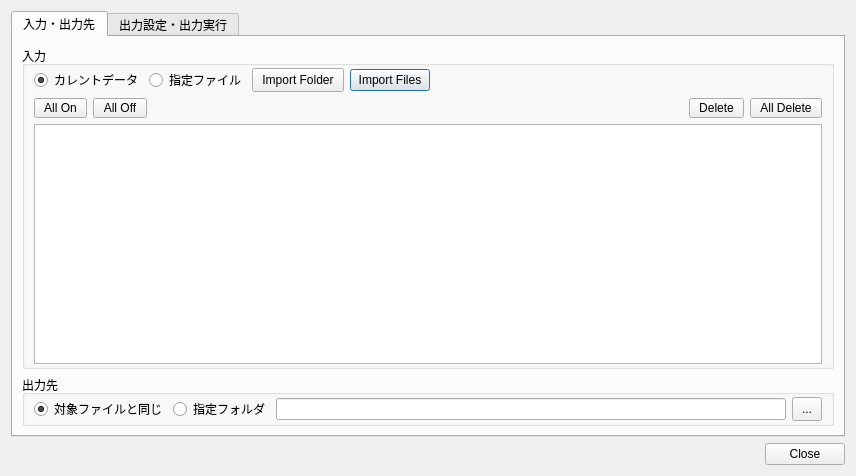
<?xml version="1.0" encoding="UTF-8"?>
<ui version="4.0">
 <class>VoxOutputDlg</class>
 <widget class="QDialog" name="VoxOutputDlg">
  <property name="geometry">
   <rect>
    <x>0</x>
    <y>0</y>
    <width>856</width>
    <height>476</height>
   </rect>
  </property>
  <property name="windowTitle">
   <string>Vox Image Output</string>
  </property>
  <layout class="QVBoxLayout" name="verticalLayout">
   <item>
    <widget class="CustomTabWidget" name="tabWidget_base">
     <property name="currentIndex">
      <number>0</number>
     </property>
     <widget class="QWidget" name="tab_input">
      <attribute name="title">
       <string>入力・出力先</string>
      </attribute>
      <layout class="QVBoxLayout" name="verticalLayout_3">
       <item>
        <widget class="QGroupBox" name="groupBox_target">
         <property name="title">
          <string>入力</string>
         </property>
         <layout class="QGridLayout" name="gridLayout_3">
          <property name="topMargin">
           <number>2</number>
          </property>
          <property name="bottomMargin">
           <number>2</number>
          </property>
          <item row="0" column="0">
           <layout class="QGridLayout" name="gridLayout_8">
            <property name="leftMargin">
             <number>0</number>
            </property>
            <property name="topMargin">
             <number>0</number>
            </property>
            <item row="0" column="3">
             <widget class="QPushButton" name="pushButton_target_import_files">
              <property name="text">
               <string>Import Files</string>
              </property>
             </widget>
            </item>
            <item row="0" column="4">
             <spacer name="horizontalSpacer_8">
              <property name="orientation">
               <enum>Qt::Horizontal</enum>
              </property>
              <property name="sizeHint" stdset="0">
               <size>
                <width>40</width>
                <height>20</height>
               </size>
              </property>
             </spacer>
            </item>
            <item row="0" column="2">
             <widget class="QPushButton" name="pushButton_target_import_folder">
              <property name="sizePolicy">
               <sizepolicy hsizetype="Preferred" vsizetype="Preferred">
                <horstretch>0</horstretch>
                <verstretch>0</verstretch>
               </sizepolicy>
              </property>
              <property name="styleSheet">
               <string notr="true">padding-left: 9px; padding-right: 9px</string>
              </property>
              <property name="text">
               <string>Import Folder</string>
              </property>
             </widget>
            </item>
            <item row="0" column="0">
             <widget class="QRadioButton" name="radioButton_target_current">
              <property name="text">
               <string>カレントデータ</string>
              </property>
              <property name="checked">
               <bool>true</bool>
              </property>
              <attribute name="buttonGroup">
               <string notr="true">buttonGroup</string>
              </attribute>
             </widget>
            </item>
            <item row="0" column="1">
             <widget class="QRadioButton" name="radioButton_target_folder">
              <property name="text">
               <string>指定ファイル</string>
              </property>
              <attribute name="buttonGroup">
               <string notr="true">buttonGroup</string>
              </attribute>
             </widget>
            </item>
           </layout>
          </item>
          <item row="1" column="0">
           <layout class="QGridLayout" name="gridLayout_18">
            <property name="topMargin">
             <number>0</number>
            </property>
            <item row="0" column="0">
             <layout class="QHBoxLayout" name="horizontalLayout_5">
              <property name="topMargin">
               <number>0</number>
              </property>
              <item>
               <widget class="QPushButton" name="pushButton_target_list_all_on">
                <property name="sizePolicy">
                 <sizepolicy hsizetype="Minimum" vsizetype="Preferred">
                  <horstretch>0</horstretch>
                  <verstretch>0</verstretch>
                 </sizepolicy>
                </property>
                <property name="styleSheet">
                 <string notr="true">padding-left: 9px; padding-right: 9px</string>
                </property>
                <property name="text">
                 <string>All On</string>
                </property>
               </widget>
              </item>
              <item>
               <widget class="QPushButton" name="pushButton_target_list_all_off">
                <property name="sizePolicy">
                 <sizepolicy hsizetype="Minimum" vsizetype="Preferred">
                  <horstretch>0</horstretch>
                  <verstretch>0</verstretch>
                 </sizepolicy>
                </property>
                <property name="styleSheet">
                 <string notr="true">padding-left: 9px; padding-right: 9px</string>
                </property>
                <property name="text">
                 <string>All Off</string>
                </property>
               </widget>
              </item>
              <item>
               <spacer name="horizontalSpacer_9">
                <property name="orientation">
                 <enum>Qt::Horizontal</enum>
                </property>
                <property name="sizeHint" stdset="0">
                 <size>
                  <width>40</width>
                  <height>20</height>
                 </size>
                </property>
               </spacer>
              </item>
              <item>
               <widget class="QPushButton" name="pushButton_target_list_delete">
                <property name="sizePolicy">
                 <sizepolicy hsizetype="Minimum" vsizetype="Preferred">
                  <horstretch>0</horstretch>
                  <verstretch>0</verstretch>
                 </sizepolicy>
                </property>
                <property name="styleSheet">
                 <string notr="true">padding-left: 9px; padding-right: 9px</string>
                </property>
                <property name="text">
                 <string>Delete</string>
                </property>
               </widget>
              </item>
              <item>
               <widget class="QPushButton" name="pushButton_target_list_all_delete">
                <property name="sizePolicy">
                 <sizepolicy hsizetype="Minimum" vsizetype="Preferred">
                  <horstretch>0</horstretch>
                  <verstretch>0</verstretch>
                 </sizepolicy>
                </property>
                <property name="styleSheet">
                 <string notr="true">padding-left: 9px; padding-right: 9px</string>
                </property>
                <property name="text">
                 <string>All Delete</string>
                </property>
               </widget>
              </item>
             </layout>
            </item>
            <item row="1" column="0">
             <widget class="CustomTableWidget" name="tableWidget_target_list"/>
            </item>
           </layout>
          </item>
         </layout>
        </widget>
       </item>
       <item>
        <widget class="QGroupBox" name="groupBox_output2d_output">
         <property name="sizePolicy">
          <sizepolicy hsizetype="Preferred" vsizetype="Preferred">
           <horstretch>0</horstretch>
           <verstretch>0</verstretch>
          </sizepolicy>
         </property>
         <property name="title">
          <string>出力先</string>
         </property>
         <layout class="QGridLayout" name="gridLayout_5">
          <property name="topMargin">
           <number>2</number>
          </property>
          <property name="bottomMargin">
           <number>2</number>
          </property>
          <item row="0" column="0">
           <layout class="QGridLayout" name="gridLayout_10">
            <property name="topMargin">
             <number>0</number>
            </property>
            <item row="0" column="2">
             <widget class="CustomLineEdit" name="lineEdit_output2d_output_folder">
              <property name="sizePolicy">
               <sizepolicy hsizetype="MinimumExpanding" vsizetype="Fixed">
                <horstretch>0</horstretch>
                <verstretch>0</verstretch>
               </sizepolicy>
              </property>
             </widget>
            </item>
            <item row="0" column="0">
             <widget class="QRadioButton" name="radioButton_output2d_output_target">
              <property name="text">
               <string>対象ファイルと同じ</string>
              </property>
              <property name="checked">
               <bool>true</bool>
              </property>
              <attribute name="buttonGroup">
               <string notr="true">buttonGroup_3</string>
              </attribute>
             </widget>
            </item>
            <item row="0" column="1">
             <widget class="QRadioButton" name="radioButton_output2d_output_folder">
              <property name="text">
               <string>指定フォルダ</string>
              </property>
              <attribute name="buttonGroup">
               <string notr="true">buttonGroup_3</string>
              </attribute>
             </widget>
            </item>
            <item row="0" column="3">
             <widget class="QPushButton" name="pushButton_output2d_output_folder">
              <property name="sizePolicy">
               <sizepolicy hsizetype="Minimum" vsizetype="Minimum">
                <horstretch>0</horstretch>
                <verstretch>0</verstretch>
               </sizepolicy>
              </property>
              <property name="styleSheet">
               <string notr="true">padding-left: 9px; padding-right: 9px</string>
              </property>
              <property name="text">
               <string>...</string>
              </property>
             </widget>
            </item>
           </layout>
          </item>
         </layout>
        </widget>
       </item>
      </layout>
     </widget>
     <widget class="QWidget" name="tab_output">
      <attribute name="title">
       <string>出力設定・出力実行</string>
      </attribute>
      <layout class="QVBoxLayout" name="verticalLayout_4">
       <item>
        <widget class="QGroupBox" name="gb_select_serface">
         <property name="sizePolicy">
          <sizepolicy hsizetype="Preferred" vsizetype="Fixed">
           <horstretch>0</horstretch>
           <verstretch>0</verstretch>
          </sizepolicy>
         </property>
         <property name="minimumSize">
          <size>
           <width>300</width>
           <height>125</height>
          </size>
         </property>
         <property name="title">
          <string>対象面</string>
         </property>
         <property name="flat">
          <bool>false</bool>
         </property>
         <layout class="QGridLayout" name="gridLayout" rowminimumheight="0">
          <property name="sizeConstraint">
           <enum>QLayout::SetDefaultConstraint</enum>
          </property>
          <property name="topMargin">
           <number>0</number>
          </property>
          <property name="bottomMargin">
           <number>4</number>
          </property>
          <item row="0" column="1">
           <layout class="QGridLayout" name="gridLayout_7">
            <property name="sizeConstraint">
             <enum>QLayout::SetDefaultConstraint</enum>
            </property>
            <property name="leftMargin">
             <number>0</number>
            </property>
            <property name="topMargin">
             <number>0</number>
            </property>
            <item row="2" column="8">
             <widget class="QDoubleSpinBox" name="sp_step_yz">
              <property name="sizePolicy">
               <sizepolicy hsizetype="Minimum" vsizetype="Preferred">
                <horstretch>0</horstretch>
                <verstretch>0</verstretch>
               </sizepolicy>
              </property>
              <property name="decimals">
               <number>0</number>
              </property>
              <property name="maximum">
               <double>1000000.000000000000000</double>
              </property>
             </widget>
            </item>
            <item row="0" column="1">
             <widget class="QRadioButton" name="radioButton_opt_real_scale">
              <property name="text">
               <string>実スケール</string>
              </property>
              <attribute name="buttonGroup">
               <string notr="true">buttonGroup_4</string>
              </attribute>
             </widget>
            </item>
            <item row="3" column="8">
             <widget class="QDoubleSpinBox" name="sp_step_xy">
              <property name="sizePolicy">
               <sizepolicy hsizetype="Minimum" vsizetype="Preferred">
                <horstretch>0</horstretch>
                <verstretch>0</verstretch>
               </sizepolicy>
              </property>
              <property name="decimals">
               <number>0</number>
              </property>
              <property name="maximum">
               <double>1000000.000000000000000</double>
              </property>
             </widget>
            </item>
            <item row="1" column="9">
             <widget class="QPushButton" name="pushButton_setminmax_xz">
              <property name="sizePolicy">
               <sizepolicy hsizetype="Minimum" vsizetype="Preferred">
                <horstretch>0</horstretch>
                <verstretch>0</verstretch>
               </sizepolicy>
              </property>
              <property name="minimumSize">
               <size>
                <width>0</width>
                <height>20</height>
               </size>
              </property>
              <property name="text">
               <string>Set MinMax</string>
              </property>
             </widget>
            </item>
            <item row="0" column="7">
             <widget class="QLabel" name="lb_max">
              <property name="text">
               <string>Max</string>
              </property>
             </widget>
            </item>
            <item row="0" column="9">
             <widget class="QPushButton" name="pushButton_setminmax_all">
              <property name="minimumSize">
               <size>
                <width>0</width>
                <height>20</height>
               </size>
              </property>
              <property name="text">
               <string>Set All</string>
              </property>
             </widget>
            </item>
            <item row="3" column="4">
             <widget class="QPushButton" name="pb_add_xy">
              <property name="sizePolicy">
               <sizepolicy hsizetype="Fixed" vsizetype="Preferred">
                <horstretch>0</horstretch>
                <verstretch>0</verstretch>
               </sizepolicy>
              </property>
              <property name="minimumSize">
               <size>
                <width>0</width>
                <height>20</height>
               </size>
              </property>
              <property name="font">
               <font>
                <family>Meiryo UI</family>
                <pointsize>10</pointsize>
                <bold>false</bold>
               </font>
              </property>
              <property name="styleSheet">
               <string notr="true">padding-left: 9px; padding-right: 9px</string>
              </property>
              <property name="text">
               <string>←</string>
              </property>
             </widget>
            </item>
            <item row="2" column="0">
             <widget class="QCheckBox" name="cb_yz">
              <property name="sizePolicy">
               <sizepolicy hsizetype="Fixed" vsizetype="Fixed">
                <horstretch>0</horstretch>
                <verstretch>0</verstretch>
               </sizepolicy>
              </property>
              <property name="minimumSize">
               <size>
                <width>0</width>
                <height>20</height>
               </size>
              </property>
              <property name="text">
               <string>YZ面   X</string>
              </property>
             </widget>
            </item>
            <item row="2" column="1" colspan="3">
             <widget class="QLineEdit" name="le_yz">
              <property name="sizePolicy">
               <sizepolicy hsizetype="MinimumExpanding" vsizetype="Fixed">
                <horstretch>0</horstretch>
                <verstretch>0</verstretch>
               </sizepolicy>
              </property>
              <property name="minimumSize">
               <size>
                <width>0</width>
                <height>20</height>
               </size>
              </property>
              <property name="clearButtonEnabled">
               <bool>true</bool>
              </property>
             </widget>
            </item>
            <item row="1" column="0">
             <widget class="QCheckBox" name="cb_xz">
              <property name="sizePolicy">
               <sizepolicy hsizetype="Fixed" vsizetype="Fixed">
                <horstretch>0</horstretch>
                <verstretch>0</verstretch>
               </sizepolicy>
              </property>
              <property name="minimumSize">
               <size>
                <width>0</width>
                <height>20</height>
               </size>
              </property>
              <property name="text">
               <string>XZ面   Y</string>
              </property>
             </widget>
            </item>
            <item row="1" column="8">
             <widget class="QDoubleSpinBox" name="sp_step_xz">
              <property name="sizePolicy">
               <sizepolicy hsizetype="Minimum" vsizetype="Preferred">
                <horstretch>0</horstretch>
                <verstretch>0</verstretch>
               </sizepolicy>
              </property>
              <property name="decimals">
               <number>0</number>
              </property>
              <property name="maximum">
               <double>1000000.000000000000000</double>
              </property>
             </widget>
            </item>
            <item row="3" column="5">
             <widget class="QDoubleSpinBox" name="sp_min_xy">
              <property name="sizePolicy">
               <sizepolicy hsizetype="Minimum" vsizetype="Preferred">
                <horstretch>0</horstretch>
                <verstretch>0</verstretch>
               </sizepolicy>
              </property>
              <property name="decimals">
               <number>0</number>
              </property>
              <property name="maximum">
               <double>1000000.000000000000000</double>
              </property>
             </widget>
            </item>
            <item row="3" column="1" colspan="3">
             <widget class="QLineEdit" name="le_xy">
              <property name="sizePolicy">
               <sizepolicy hsizetype="MinimumExpanding" vsizetype="Fixed">
                <horstretch>0</horstretch>
                <verstretch>0</verstretch>
               </sizepolicy>
              </property>
              <property name="minimumSize">
               <size>
                <width>0</width>
                <height>20</height>
               </size>
              </property>
              <property name="clearButtonEnabled">
               <bool>true</bool>
              </property>
             </widget>
            </item>
            <item row="0" column="8">
             <widget class="QLabel" name="lb_step">
              <property name="text">
               <string>Step</string>
              </property>
             </widget>
            </item>
            <item row="2" column="5">
             <widget class="QDoubleSpinBox" name="sp_min_yz">
              <property name="sizePolicy">
               <sizepolicy hsizetype="Minimum" vsizetype="Preferred">
                <horstretch>0</horstretch>
                <verstretch>0</verstretch>
               </sizepolicy>
              </property>
              <property name="decimals">
               <number>0</number>
              </property>
              <property name="maximum">
               <double>1000000.000000000000000</double>
              </property>
             </widget>
            </item>
            <item row="1" column="4">
             <widget class="QPushButton" name="pb_add_xz">
              <property name="sizePolicy">
               <sizepolicy hsizetype="Fixed" vsizetype="Preferred">
                <horstretch>0</horstretch>
                <verstretch>0</verstretch>
               </sizepolicy>
              </property>
              <property name="minimumSize">
               <size>
                <width>0</width>
                <height>20</height>
               </size>
              </property>
              <property name="font">
               <font>
                <family>Meiryo UI</family>
                <pointsize>10</pointsize>
                <bold>false</bold>
               </font>
              </property>
              <property name="styleSheet">
               <string notr="true">padding-left: 9px; padding-right: 9px</string>
              </property>
              <property name="text">
               <string>←</string>
              </property>
             </widget>
            </item>
            <item row="0" column="3">
             <spacer name="horizontalSpacer">
              <property name="orientation">
               <enum>Qt::Horizontal</enum>
              </property>
              <property name="sizeHint" stdset="0">
               <size>
                <width>0</width>
                <height>20</height>
               </size>
              </property>
             </spacer>
            </item>
            <item row="1" column="5">
             <widget class="QDoubleSpinBox" name="sp_min_xz">
              <property name="sizePolicy">
               <sizepolicy hsizetype="Fixed" vsizetype="Preferred">
                <horstretch>0</horstretch>
                <verstretch>0</verstretch>
               </sizepolicy>
              </property>
              <property name="minimumSize">
               <size>
                <width>0</width>
                <height>0</height>
               </size>
              </property>
              <property name="decimals">
               <number>0</number>
              </property>
              <property name="maximum">
               <double>1000000.000000000000000</double>
              </property>
             </widget>
            </item>
            <item row="0" column="2">
             <widget class="QRadioButton" name="radioButton_opt_cell_scale">
              <property name="text">
               <string>grid</string>
              </property>
              <attribute name="buttonGroup">
               <string notr="true">buttonGroup_4</string>
              </attribute>
             </widget>
            </item>
            <item row="1" column="7">
             <widget class="QDoubleSpinBox" name="sp_max_xz">
              <property name="sizePolicy">
               <sizepolicy hsizetype="Minimum" vsizetype="Preferred">
                <horstretch>0</horstretch>
                <verstretch>0</verstretch>
               </sizepolicy>
              </property>
              <property name="decimals">
               <number>0</number>
              </property>
              <property name="maximum">
               <double>1000000.000000000000000</double>
              </property>
             </widget>
            </item>
            <item row="1" column="1" colspan="3">
             <widget class="QLineEdit" name="le_xz">
              <property name="sizePolicy">
               <sizepolicy hsizetype="MinimumExpanding" vsizetype="Fixed">
                <horstretch>0</horstretch>
                <verstretch>0</verstretch>
               </sizepolicy>
              </property>
              <property name="minimumSize">
               <size>
                <width>0</width>
                <height>20</height>
               </size>
              </property>
              <property name="clearButtonEnabled">
               <bool>true</bool>
              </property>
             </widget>
            </item>
            <item row="2" column="4">
             <widget class="QPushButton" name="pb_add_yz">
              <property name="sizePolicy">
               <sizepolicy hsizetype="Fixed" vsizetype="Preferred">
                <horstretch>0</horstretch>
                <verstretch>0</verstretch>
               </sizepolicy>
              </property>
              <property name="minimumSize">
               <size>
                <width>0</width>
                <height>20</height>
               </size>
              </property>
              <property name="font">
               <font>
                <family>Meiryo UI</family>
                <pointsize>10</pointsize>
                <bold>false</bold>
               </font>
              </property>
              <property name="styleSheet">
               <string notr="true">padding-left: 9px; padding-right: 9px</string>
              </property>
              <property name="text">
               <string>←</string>
              </property>
             </widget>
            </item>
            <item row="3" column="0">
             <widget class="QCheckBox" name="cb_xy">
              <property name="sizePolicy">
               <sizepolicy hsizetype="Fixed" vsizetype="Fixed">
                <horstretch>0</horstretch>
                <verstretch>0</verstretch>
               </sizepolicy>
              </property>
              <property name="minimumSize">
               <size>
                <width>0</width>
                <height>20</height>
               </size>
              </property>
              <property name="text">
               <string>XY面   Z</string>
              </property>
             </widget>
            </item>
            <item row="2" column="9">
             <widget class="QPushButton" name="pushButton_setminmax_yz">
              <property name="sizePolicy">
               <sizepolicy hsizetype="Minimum" vsizetype="Preferred">
                <horstretch>0</horstretch>
                <verstretch>0</verstretch>
               </sizepolicy>
              </property>
              <property name="minimumSize">
               <size>
                <width>0</width>
                <height>20</height>
               </size>
              </property>
              <property name="text">
               <string>Set MinMax</string>
              </property>
             </widget>
            </item>
            <item row="3" column="7">
             <widget class="QDoubleSpinBox" name="sp_max_xy">
              <property name="sizePolicy">
               <sizepolicy hsizetype="Minimum" vsizetype="Preferred">
                <horstretch>0</horstretch>
                <verstretch>0</verstretch>
               </sizepolicy>
              </property>
              <property name="decimals">
               <number>0</number>
              </property>
              <property name="maximum">
               <double>1000000.000000000000000</double>
              </property>
             </widget>
            </item>
            <item row="0" column="5">
             <widget class="QLabel" name="lb_min">
              <property name="sizePolicy">
               <sizepolicy hsizetype="Preferred" vsizetype="Fixed">
                <horstretch>0</horstretch>
                <verstretch>0</verstretch>
               </sizepolicy>
              </property>
              <property name="text">
               <string>Min</string>
              </property>
             </widget>
            </item>
            <item row="3" column="9">
             <widget class="QPushButton" name="pushButton_setminmax_xy">
              <property name="sizePolicy">
               <sizepolicy hsizetype="Minimum" vsizetype="Preferred">
                <horstretch>0</horstretch>
                <verstretch>0</verstretch>
               </sizepolicy>
              </property>
              <property name="minimumSize">
               <size>
                <width>0</width>
                <height>20</height>
               </size>
              </property>
              <property name="text">
               <string>Set MinMax</string>
              </property>
             </widget>
            </item>
            <item row="2" column="7">
             <widget class="QDoubleSpinBox" name="sp_max_yz">
              <property name="sizePolicy">
               <sizepolicy hsizetype="Minimum" vsizetype="Preferred">
                <horstretch>0</horstretch>
                <verstretch>0</verstretch>
               </sizepolicy>
              </property>
              <property name="decimals">
               <number>0</number>
              </property>
              <property name="maximum">
               <double>1000000.000000000000000</double>
              </property>
             </widget>
            </item>
           </layout>
          </item>
         </layout>
        </widget>
       </item>
       <item>
        <widget class="QGroupBox" name="groupBox_2">
         <property name="title">
          <string>Output Setting</string>
         </property>
         <layout class="QGridLayout" name="gridLayout_17">
          <property name="topMargin">
           <number>3</number>
          </property>
          <property name="bottomMargin">
           <number>3</number>
          </property>
          <item row="0" column="0">
           <layout class="QGridLayout" name="gridLayout_11">
            <property name="topMargin">
             <number>0</number>
            </property>
            <item row="1" column="0">
             <widget class="QGroupBox" name="groupBox_picture_format">
              <property name="title">
               <string>Image Format</string>
              </property>
              <layout class="QVBoxLayout" name="verticalLayout_2">
               <item>
                <widget class="QRadioButton" name="radioButton_pictureformat_png">
                 <property name="text">
                  <string>png</string>
                 </property>
                 <property name="checked">
                  <bool>true</bool>
                 </property>
                 <attribute name="buttonGroup">
                  <string notr="true">buttonGroup_2</string>
                 </attribute>
                </widget>
               </item>
               <item>
                <widget class="QRadioButton" name="radioButton_pictureformat_jpg">
                 <property name="text">
                  <string>jpg</string>
                 </property>
                 <attribute name="buttonGroup">
                  <string notr="true">buttonGroup_2</string>
                 </attribute>
                </widget>
               </item>
               <item>
                <widget class="QRadioButton" name="radioButton_pictureformat_bmp">
                 <property name="text">
                  <string>bmp</string>
                 </property>
                 <attribute name="buttonGroup">
                  <string notr="true">buttonGroup_2</string>
                 </attribute>
                </widget>
               </item>
               <item>
                <spacer name="verticalSpacer_2">
                 <property name="orientation">
                  <enum>Qt::Vertical</enum>
                 </property>
                 <property name="sizeHint" stdset="0">
                  <size>
                   <width>20</width>
                   <height>0</height>
                  </size>
                 </property>
                </spacer>
               </item>
              </layout>
             </widget>
            </item>
            <item row="1" column="1">
             <widget class="QGroupBox" name="groupBox_picture_size">
              <property name="title">
               <string>Image Size</string>
              </property>
              <layout class="QGridLayout" name="gridLayout_14">
               <item row="3" column="1">
                <widget class="QLabel" name="label_5">
                 <property name="text">
                  <string>H</string>
                 </property>
                </widget>
               </item>
               <item row="0" column="2">
                <widget class="QDoubleSpinBox" name="doubleSpinBox_picture_size_data">
                 <property name="decimals">
                  <number>1</number>
                 </property>
                 <property name="minimum">
                  <double>0.100000000000000</double>
                 </property>
                 <property name="value">
                  <double>2.000000000000000</double>
                 </property>
                </widget>
               </item>
               <item row="0" column="3">
                <widget class="QLabel" name="label_3">
                 <property name="text">
                  <string>pix</string>
                 </property>
                </widget>
               </item>
               <item row="2" column="0">
                <widget class="QRadioButton" name="radioButton_picture_size_specify">
                 <property name="text">
                  <string>指定サイズ</string>
                 </property>
                </widget>
               </item>
               <item row="0" column="0">
                <widget class="QRadioButton" name="radioButton_picture_size_data">
                 <property name="text">
                  <string>1 grid</string>
                 </property>
                 <property name="checked">
                  <bool>true</bool>
                 </property>
                </widget>
               </item>
               <item row="1" column="2" colspan="2">
                <widget class="QLineEdit" name="lineEdit_picture_size_view">
                 <property name="styleSheet">
                  <string notr="true">background: transparent; border: none; </string>
                 </property>
                 <property name="readOnly">
                  <bool>true</bool>
                 </property>
                </widget>
               </item>
               <item row="2" column="1">
                <widget class="QLabel" name="label_4">
                 <property name="text">
                  <string>W</string>
                 </property>
                </widget>
               </item>
               <item row="2" column="2">
                <widget class="QSpinBox" name="spinBox_picture_size_specify_w">
                 <property name="minimum">
                  <number>1</number>
                 </property>
                 <property name="maximum">
                  <number>999999</number>
                 </property>
                </widget>
               </item>
               <item row="3" column="2">
                <widget class="QSpinBox" name="spinBox_picture_size_specify_h">
                 <property name="minimum">
                  <number>1</number>
                 </property>
                 <property name="maximum">
                  <number>999999</number>
                 </property>
                </widget>
               </item>
               <item row="1" column="0">
                <widget class="QRadioButton" name="radioButton_picture_size_view">
                 <property name="text">
                  <string>ビューサイズ</string>
                 </property>
                </widget>
               </item>
               <item row="4" column="1" colspan="2">
                <spacer name="verticalSpacer_4">
                 <property name="orientation">
                  <enum>Qt::Vertical</enum>
                 </property>
                 <property name="sizeHint" stdset="0">
                  <size>
                   <width>20</width>
                   <height>0</height>
                  </size>
                 </property>
                </spacer>
               </item>
              </layout>
             </widget>
            </item>
            <item row="3" column="0" colspan="3">
             <layout class="QHBoxLayout" name="horizontalLayout_3">
              <property name="topMargin">
               <number>0</number>
              </property>
              <item>
               <spacer name="horizontalSpacer_6">
                <property name="orientation">
                 <enum>Qt::Horizontal</enum>
                </property>
                <property name="sizeHint" stdset="0">
                 <size>
                  <width>40</width>
                  <height>20</height>
                 </size>
                </property>
               </spacer>
              </item>
              <item>
               <widget class="QPushButton" name="pushButton_apply_default">
                <property name="text">
                 <string>デフォルトに戻す</string>
                </property>
               </widget>
              </item>
              <item>
               <spacer name="horizontalSpacer_10">
                <property name="orientation">
                 <enum>Qt::Horizontal</enum>
                </property>
                <property name="sizeType">
                 <enum>QSizePolicy::Fixed</enum>
                </property>
                <property name="sizeHint" stdset="0">
                 <size>
                  <width>20</width>
                  <height>20</height>
                 </size>
                </property>
               </spacer>
              </item>
              <item>
               <widget class="QPushButton" name="pushButton_set_default">
                <property name="text">
                 <string>デフォルトに登録</string>
                </property>
               </widget>
              </item>
              <item>
               <widget class="QPushButton" name="pushButton_init_default">
                <property name="text">
                 <string>デフォルト登録を初期化</string>
                </property>
               </widget>
              </item>
             </layout>
            </item>
            <item row="1" column="2">
             <widget class="QGroupBox" name="groupBox_image_other_setting">
              <property name="title">
               <string>Image Other Setting</string>
              </property>
              <layout class="QGridLayout" name="gridLayout_15">
               <item row="2" column="0" colspan="2">
                <layout class="QHBoxLayout" name="horizontalLayout_6">
                 <property name="topMargin">
                  <number>0</number>
                 </property>
                 <item>
                  <widget class="QCheckBox" name="checkBox_change_background">
                   <property name="text">
                    <string>背景色変更</string>
                   </property>
                  </widget>
                 </item>
                 <item>
                  <widget class="QPushButton" name="pushButton_background_color">
                   <property name="sizePolicy">
                    <sizepolicy hsizetype="Fixed" vsizetype="Fixed">
                     <horstretch>0</horstretch>
                     <verstretch>0</verstretch>
                    </sizepolicy>
                   </property>
                   <property name="text">
                    <string/>
                   </property>
                  </widget>
                 </item>
                 <item>
                  <widget class="QCheckBox" name="checkBox_background_grad">
                   <property name="text">
                    <string>Grad</string>
                   </property>
                  </widget>
                 </item>
                 <item>
                  <spacer name="horizontalSpacer_11">
                   <property name="orientation">
                    <enum>Qt::Horizontal</enum>
                   </property>
                   <property name="sizeHint" stdset="0">
                    <size>
                     <width>40</width>
                     <height>20</height>
                    </size>
                   </property>
                  </spacer>
                 </item>
                </layout>
               </item>
               <item row="1" column="0">
                <widget class="QCheckBox" name="checkBox_outline_vox_show_fit">
                 <property name="text">
                  <string>表示のみにFit</string>
                 </property>
                </widget>
               </item>
               <item row="0" column="0">
                <widget class="QCheckBox" name="checkBox_outline_vox_show_hide">
                 <property name="text">
                  <string>Vox表示状態を反映</string>
                 </property>
                </widget>
               </item>
               <item row="3" column="0">
                <spacer name="verticalSpacer">
                 <property name="orientation">
                  <enum>Qt::Vertical</enum>
                 </property>
                 <property name="sizeHint" stdset="0">
                  <size>
                   <width>20</width>
                   <height>40</height>
                  </size>
                 </property>
                </spacer>
               </item>
              </layout>
             </widget>
            </item>
           </layout>
          </item>
         </layout>
        </widget>
       </item>
       <item>
        <spacer name="verticalSpacer_3">
         <property name="orientation">
          <enum>Qt::Vertical</enum>
         </property>
         <property name="sizeHint" stdset="0">
          <size>
           <width>20</width>
           <height>40</height>
          </size>
         </property>
        </spacer>
       </item>
       <item>
        <layout class="QHBoxLayout" name="horizontalLayout">
         <item>
          <spacer name="horizontalSpacer_3">
           <property name="orientation">
            <enum>Qt::Horizontal</enum>
           </property>
           <property name="sizeHint" stdset="0">
            <size>
             <width>40</width>
             <height>20</height>
            </size>
           </property>
          </spacer>
         </item>
         <item>
          <widget class="QLabel" name="label">
           <property name="text">
            <string>ファイル出力</string>
           </property>
          </widget>
         </item>
         <item>
          <widget class="QPushButton" name="pushButton_output2d_picture">
           <property name="text">
            <string>Output</string>
           </property>
          </widget>
         </item>
        </layout>
       </item>
      </layout>
     </widget>
    </widget>
   </item>
   <item>
    <widget class="QDialogButtonBox" name="buttonBox">
     <property name="orientation">
      <enum>Qt::Horizontal</enum>
     </property>
     <property name="standardButtons">
      <set>QDialogButtonBox::Close</set>
     </property>
    </widget>
   </item>
  </layout>
 </widget>
 <customwidgets>
  <customwidget>
   <class>CustomTabWidget</class>
   <extends>QTabWidget</extends>
   <header>customtabwidget.h</header>
   <container>1</container>
  </customwidget>
  <customwidget>
   <class>CustomTableWidget</class>
   <extends>QTableWidget</extends>
   <header location="global">CustomTableWidget.h</header>
  </customwidget>
  <customwidget>
   <class>CustomLineEdit</class>
   <extends>QLineEdit</extends>
   <header location="global">CustomLineEdit.h</header>
  </customwidget>
 </customwidgets>
 <resources/>
 <connections>
  <connection>
   <sender>buttonBox</sender>
   <signal>accepted()</signal>
   <receiver>VoxOutputDlg</receiver>
   <slot>accept()</slot>
   <hints>
    <hint type="sourcelabel">
     <x>248</x>
     <y>254</y>
    </hint>
    <hint type="destinationlabel">
     <x>157</x>
     <y>274</y>
    </hint>
   </hints>
  </connection>
  <connection>
   <sender>buttonBox</sender>
   <signal>rejected()</signal>
   <receiver>VoxOutputDlg</receiver>
   <slot>reject()</slot>
   <hints>
    <hint type="sourcelabel">
     <x>316</x>
     <y>260</y>
    </hint>
    <hint type="destinationlabel">
     <x>286</x>
     <y>274</y>
    </hint>
   </hints>
  </connection>
 </connections>
 <buttongroups>
  <buttongroup name="buttonGroup_3"/>
  <buttongroup name="buttonGroup"/>
  <buttongroup name="buttonGroup_4"/>
  <buttongroup name="buttonGroup_2"/>
 </buttongroups>
</ui>
